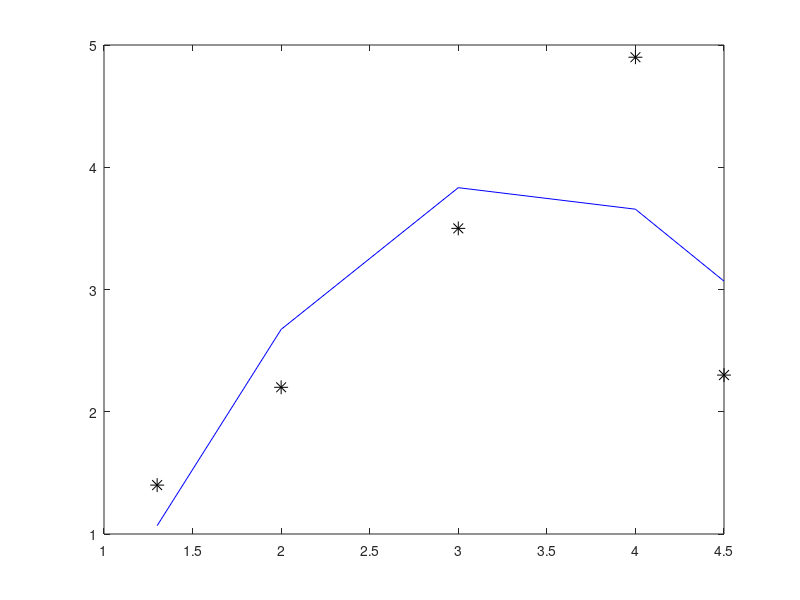

Source code (MATLAB): (Note: this script raises an error after producing the figure.)
 % Testing the weighting procedure for the polyfit and polyfitn functions

f= figure(1)
clf;
x = [1.3 2 3 4 4.5];
y = [1.4 2.2 3.5 4.9 2.3];
p = polyfit(x,y,2)
f = polyval(p,x);
plot(x,y,'k*','MarkerSize',10);
hold on;
plot(x,f,'b-')

hold on;
w = [100 10 100 50 1];
n=3;
p2 = wpolyfit(x,y,n,w)
f2= polyval(p2,x);
plot(x,f2,'r-')
hleg = legend ( 'points','non-weighted','weighted');
title ('Testing the wpolyfit function')
set(hleg, 'Location', 'Best');
xlim([0,5])

print -dpng polyfit
